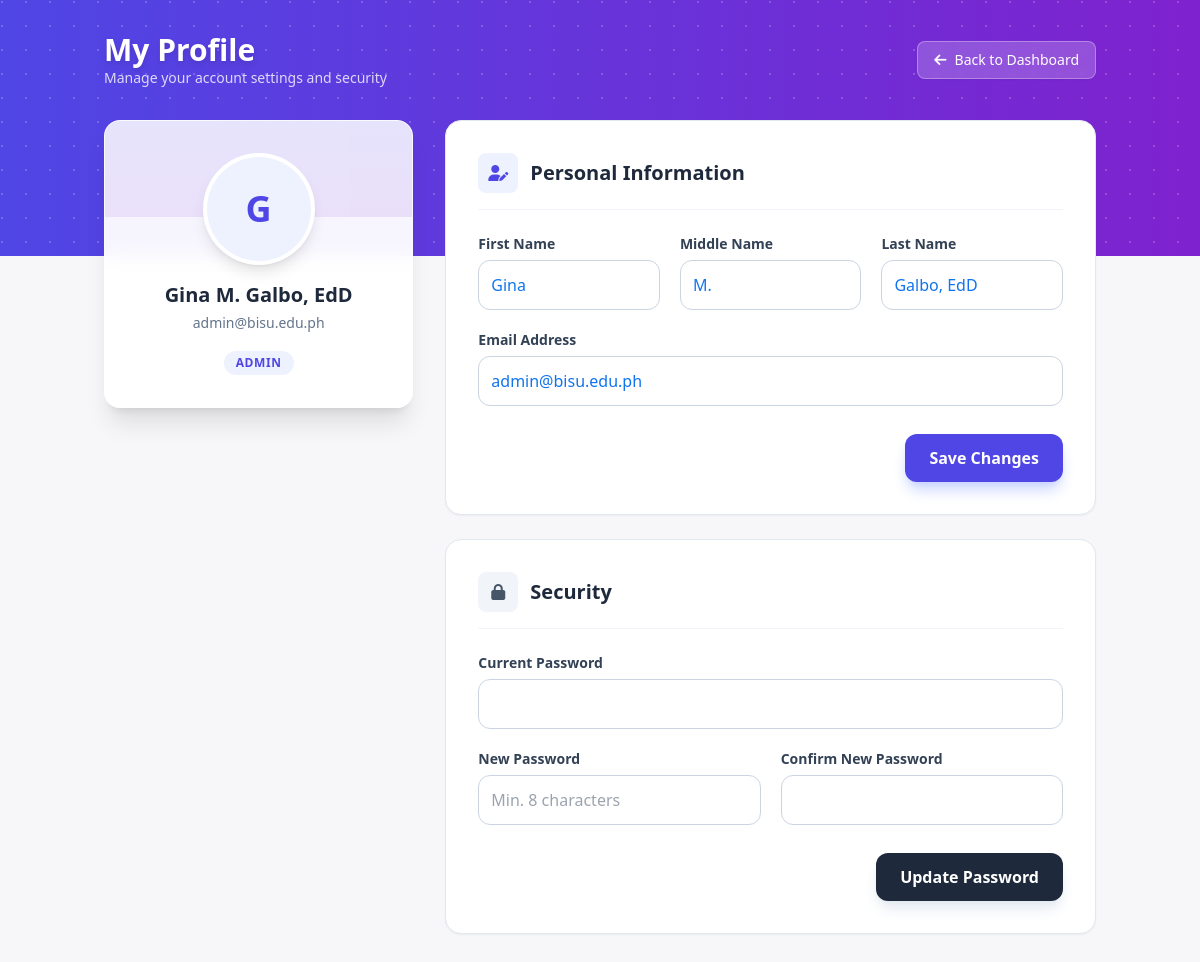
The app's page /profile.php (signed in) with its own data.
### tables this page shows
CREATE TABLE `users` (
  `user_id` int(11) NOT NULL,
  `firstname` varchar(50) NOT NULL,
  `middlename` varchar(50) NOT NULL,
  `lastname` varchar(50) NOT NULL,
  `email` varchar(255) NOT NULL,
  `password` varchar(255) NOT NULL,
  `role_id` int(11) NOT NULL,
  `program_id` int(11) DEFAULT NULL,
  `college_id` int(11) DEFAULT NULL,
  `avatar_path` varchar(255) DEFAULT NULL
);

CREATE TABLE `roles` (
  `role_id` int(11) NOT NULL,
  `role_name` varchar(50) NOT NULL
);

### profile.php (the view, shortened to what this page needs)
<?php
require_once __DIR__ . '/config/db.php';
$user_id = $_SESSION['user_id'];
$stmt = $conn->prepare("SELECT CONCAT_WS(' ', u.firstname, NULLIF(u.middlename, ''), u.lastname) AS full_name,
                        u.firstname, u.middlename, u.lastname,
                        u.email, u.avatar_path, r.role_name,
                        c.college_code, cp.college_code as program_college_code
                        FROM users u
                        JOIN roles r ON u.role_id = r.role_id
                        LEFT JOIN colleges c ON u.college_id = c.college_id
                        LEFT JOIN programs p ON u.program_id = p.program_id
                        LEFT JOIN colleges cp ON p.college_id = cp.college_id
                        WHERE u.user_id = ?");
$stmt->bind_param("i", $user_id);
$stmt->execute();
$user = $stmt->get_result()->fetch_assoc();
$theme = [
    'gradient' => 'from-indigo-600 to-purple-700',
    'text_accent' => 'text-indigo-600',
    'bg_light' => 'bg-indigo-50',
    'btn_primary' => 'bg-indigo-600 hover:bg-indigo-700 shadow-indigo-200',
    'ring' => 'focus:ring-indigo-500',
    'border_focus' => 'focus:border-indigo-500'
];
?>
<!doctype html>
<html lang="en">
<head>
  <script src="https://cdn.tailwindcss.com"></script>
  <link rel="stylesheet" href="https://cdnjs.cloudflare.com/ajax/libs/font-awesome/6.4.0/css/all.min.css">
  <link rel="stylesheet" href="css/admin-dashboard.css">
</head>
<body class="bg-slate-50">
  <div class="relative z-10 max-w-5xl mx-auto px-4 py-8">
    <div class="flex justify-between items-center mb-8">
        <div class="text-white">
            <h1 class="text-3xl font-bold drop-shadow-md">My Profile</h1>
            <p class="text-white/80 text-sm">Manage your account settings and security</p>
        </div>
        <a href="role_home.php" class="inline-flex items-center justify-center px-4 py-2 bg-white/20 backdrop-blur-sm border border-white/30 rounded-lg text-sm font-medium text-white hover:bg-white/30 transition-colors shadow-sm">
            <i class="fas fa-arrow-left mr-2"></i> Back to Dashboard
        </a>
    </div>
    <div class="grid grid-cols-1 lg:grid-cols-3 gap-8">
        <div class="lg:col-span-1">
            <div class="glass-card rounded-2xl shadow-xl border border-white/50 p-8 text-center relative overflow-hidden">
                <form method="POST" enctype="multipart/form-data" class="relative w-28 h-28 mx-auto mb-4 group">
                    <label for="avatarUpload" class="cursor-pointer">
                        <?php if (!empty($user['avatar_path']) && file_exists($user['avatar_path'])): ?>
                            <img src="<?= htmlspecialchars($user['avatar_path']) ?>" alt="Avatar" class="w-28 h-28 rounded-full object-cover bg-white p-1 shadow-lg">
                        <?php else: ?>
                            <div class="relative w-28 h-28 rounded-full bg-white p-1 shadow-lg">
                                <div class="w-full h-full rounded-full <?= $theme['bg_light'] ?> <?= $theme['text_accent'] ?> flex items-center justify-center text-4xl font-bold">
                                    <?= strtoupper(substr($user['full_name'], 0, 1)) ?>
                                </div>
                            </div>
                        <?php endif; ?>
                    </label>
                </form>
                <h2 class="text-xl font-bold text-slate-800 mb-1"><?= htmlspecialchars($user['full_name']) ?></h2>
                <p class="text-slate-500 text-sm mb-4"><?= htmlspecialchars($user['email']) ?></p>
                <div class="inline-flex items-center px-3 py-1 rounded-full text-xs font-bold uppercase tracking-wider <?= $theme['bg_light'] ?> <?= $theme['text_accent'] ?>">
                    <?= htmlspecialchars($user['role_name']) ?>
                </div>
            </div>
        </div>
        <div class="lg:col-span-2 space-y-6">
            <div class="bg-white rounded-2xl shadow-sm border border-slate-200 p-8">
                <div class="flex items-center gap-3 mb-6 pb-4 border-b border-slate-100">
                    <div class="w-10 h-10 rounded-lg <?= $theme['bg_light'] ?> <?= $theme['text_accent'] ?> flex items-center justify-center"><i class="fas fa-user-edit"></i></div>
                    <h2 class="text-xl font-bold text-slate-800">Personal Information</h2>
                </div>
                <form method="POST" class="space-y-5">
                    <div class="grid grid-cols-1 lg:grid-cols-3 gap-5">
                        <div>
                            <label class="block text-sm font-semibold text-slate-700 mb-1.5">First Name</label>
                            <input type="text" name="first_name" value="<?= htmlspecialchars($user['firstname'] ?? '') ?>" required class="w-full p-3 border border-slate-300 rounded-xl outline-none <?= $theme['ring'] ?> <?= $theme['border_focus'] ?> transition-all">
                        </div>
                        <div>
                            <label class="block text-sm font-semibold text-slate-700 mb-1.5">Middle Name</label>
                            <input type="text" name="middle_name" value="<?= htmlspecialchars($user['middlename'] ?? '') ?>" class="w-full p-3 border border-slate-300 rounded-xl outline-none <?= $theme['ring'] ?> <?= $theme['border_focus'] ?> transition-all">
                        </div>
                        <div>
                            <label class="block text-sm font-semibold text-slate-700 mb-1.5">Last Name</label>
                            <input type="text" name="last_name" value="<?= htmlspecialchars($user['lastname'] ?? '') ?>" required class="w-full p-3 border border-slate-300 rounded-xl outline-none <?= $theme['ring'] ?> <?= $theme['border_focus'] ?> transition-all">
                        </div>
                    </div>
                    <div>
                        <label class="block text-sm font-semibold text-slate-700 mb-1.5">Email Address</label>
                        <input type="email" name="email" value="<?= htmlspecialchars($user['email']) ?>" required class="w-full p-3 border border-slate-300 rounded-xl outline-none <?= $theme['ring'] ?> <?= $theme['border_focus'] ?> transition-all">
                    </div>
                    <div class="pt-2 text-right">
                        <button type="submit" name="update_profile" class="px-6 py-3 <?= $theme['btn_primary'] ?> text-white rounded-xl font-semibold shadow-lg transition-all transform hover:-translate-y-0.5">
                            Save Changes
                        </button>
                    </div>
                </form>
            </div>
            <div class="bg-white rounded-2xl shadow-sm border border-slate-200 p-8">
                <div class="flex items-center gap-3 mb-6 pb-4 border-b border-slate-100">
                    <div class="w-10 h-10 rounded-lg bg-slate-100 text-slate-600 flex items-center justify-center"><i class="fas fa-lock"></i></div>
                    <h2 class="text-xl font-bold text-slate-800">Security</h2>
                </div>
                <form method="POST" class="space-y-5">
                    <div>
                        <label class="block text-sm font-semibold text-slate-700 mb-1.5">Current Password</label>
                        <input type="password" name="current_password" required class="w-full p-3 border border-slate-300 rounded-xl outline-none <?= $theme['ring'] ?> <?= $theme['border_focus'] ?> transition-all">
                    </div>
                    <div class="grid grid-cols-1 md:grid-cols-2 gap-5">
                        <div>
                            <label class="block text-sm font-semibold text-slate-700 mb-1.5">New Password</label>
                            <input type="password" name="new_password" required class="w-full p-3 border border-slate-300 rounded-xl outline-none <?= $theme['ring'] ?> <?= $theme['border_focus'] ?> transition-all" placeholder="Min. 8 characters">
                        </div>
                        <div>
                            <label class="block text-sm font-semibold text-slate-700 mb-1.5">Confirm New Password</label>
                            <input type="password" name="confirm_password" required class="w-full p-3 border border-slate-300 rounded-xl outline-none <?= $theme['ring'] ?> <?= $theme['border_focus'] ?> transition-all">
                        </div>
                    </div>
                    <div class="pt-2 text-right">
                        <button type="submit" name="change_password" class="px-6 py-3 bg-slate-800 text-white rounded-xl font-semibold hover:bg-slate-900 shadow-lg shadow-slate-200 transition-all transform hover:-translate-y-0.5">
                            Update Password
                        </button>
                    </div>
                </form>
            </div>
        </div>
    </div>
  </div>
</body>
</html>

### css/admin-dashboard.css (style rules this page uses)
:root { --accent-color: var(--bisu-indigo, #4f46e5); --page-bg: #f6f5f9da; --card-bg: var(--card-bg, #ffffff); --card-border: var(--card-border, #e6eef8); --muted-text: var(--muted, #64748b); --card-radius: 12px; }
* { box-sizing: border-box }
body { font-family: inherit; background: var(--page-bg) !important; color: #1074ee; margin: 0 }
.card .text-slate-800, .bg-white .text-slate-800, .card .text-bisu, .bg-white .text-bisu { color: #1e293b; }
.card .text-slate-600, .bg-white .text-slate-600 { color: #475569; }

### css/style.css (style rules this page uses)
* { margin: 0; padding: 0; box-sizing: border-box; }
:root { --primary: #3b4ba8; --secondary: #6c63ff; --accent: #ff6b6b; --dark: #1a1a2e; --light: #f5f7ff; --text-dark: #2d3436; --text-light: #636e72; --border: #dfe6e9; --success: #00b894; --shadow: 0 10px 30px rgba(0, 0, 0, 0.1); --shadow-lg: 0 20px 60px rgba(0, 0, 0, 0.15); --page-bg: #f8fafc; --card-bg: #ffffff; --bisu-indigo: #4f46e5; --heading: #1e293b; --muted: #64748b; --card-border: #e2e8f0; --card-shadow: 0 12px 30px rgba(15, 23, 42, 0.06); }
html { scroll-behavior: smooth; }
body { font-family: 'Inter', 'Segoe UI', system-ui, -apple-system, 'Sora', 'Poppins', sans-serif; background: var(--page-bg); color: var(--text-dark); line-height: 1.6; min-height: 100vh; display: flex; flex-direction: column; }
.text-center { text-align: center; }

### profile.php (style rules this page uses)
.glass-card { background: rgba(255, 255, 255, 0.95); backdrop-filter: blur(10px); }

### records on screen
users: email "admin@bisu.edu.ph", role.role_name "ADMIN", first_name "Gina", middle_name "M.", last_name "Galbo, EdD"

### other values on screen
substr($user['full_name'], 0, 1) "G"
$user['full_name'] "Gina M. Galbo, EdD"
